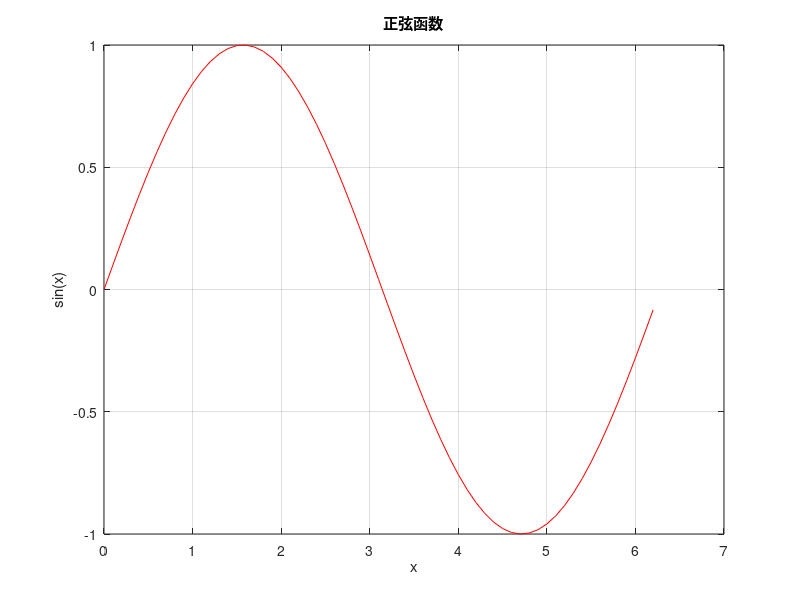

Recreate this plot in MATLAB. (Note: this script raises an error after producing the figure.)
# CNLab 绘图功能演示

# 1. 基础线图
disp("=== 基础线图 ===")
x = 0:0.1:2*pi
y = sin(x)
plot(x, y, "r-")
title("正弦函数")
xlabel("x")
ylabel("sin(x)")
grid on
show()

# 2. 多曲线绘图
disp("=== 多曲线绘图 ===")
x = 0:0.1:2*pi
y1 = sin(x)
y2 = cos(x)
plot(x, y1, "r-", x, y2, "b--")
title("正弦和余弦函数")
xlabel("x")
ylabel("y")
legend("sin(x)", "cos(x)")
grid on
show()

# 3. 不同线型
disp("=== 不同线型 ===")
x = 0:0.2:10
y1 = x
y2 = x.^2
y3 = sqrt(x)
plot(x, y1, "r-", x, y2, "g--", x, y3, "b-.")
title("不同函数曲线")
xlabel("x")
ylabel("y")
legend("y = x", "y = x^2", "y = sqrt(x)")
grid on
show()

# 4. 散点图
disp("=== 散点图 ===")
x = rand(1, 50)
y = rand(1, 50)
scatter(x, y, "ro")
title("随机散点图")
xlabel("x")
ylabel("y")
grid on
show()

# 5. 柱状图
disp("=== 柱状图 ===")
categories = [1, 2, 3, 4, 5]
values = [10, 25, 15, 30, 20]
bar(categories, values)
title("柱状图示例")
xlabel("类别")
ylabel("数值")
grid on
show()

# 6. 直方图
disp("=== 直方图 ===")
data = randn(1, 1000)
hist(data, 30)
title("正态分布直方图")
xlabel("数值")
ylabel("频数")
grid on
show()

# 7. 子图功能
disp("=== 子图功能 ===")
x = 0:0.1:2*pi

subplot(2, 2, 1)
y1 = sin(x)
plot(x, y1, "r-")
title("sin(x)")
grid on

subplot(2, 2, 2)
y2 = cos(x)
plot(x, y2, "b--")
title("cos(x)")
grid on

subplot(2, 2, 3)
y3 = tan(x)
plot(x, y3, "g-.")
title("tan(x)")
grid on

subplot(2, 2, 4)
y4 = sin(x) .* cos(x)
plot(x, y4, "m:")
title("sin(x)*cos(x)")
grid on

show()

# 8. 坐标轴控制
disp("=== 坐标轴控制 ===")
x = 0:0.1:10
y = exp(-x) .* sin(x)
plot(x, y, "b-")
title("衰减振荡")
xlabel("x")
ylabel("y")
xlim(0, 10)
ylim(-0.5, 0.5)
grid on
show()

# 9. hold功能
disp("=== hold功能 ===")
x = 0:0.1:2*pi
y1 = sin(x)
y2 = cos(x)

plot(x, y1, "r-")
hold on
plot(x, y2, "b--")
hold off

title("使用hold叠加曲线")
xlabel("x")
ylabel("y")
legend("sin(x)", "cos(x)")
grid on
show()

# 10. 图形窗口管理
disp("=== 图形窗口管理 ===")
figure(1)
x = 0:0.1:2*pi
plot(x, sin(x), "r-")
title("Figure 1: sin(x)")
show()

figure(2)
plot(x, cos(x), "b--")
title("Figure 2: cos(x)")
show()

disp("绘图功能演示完成！")
